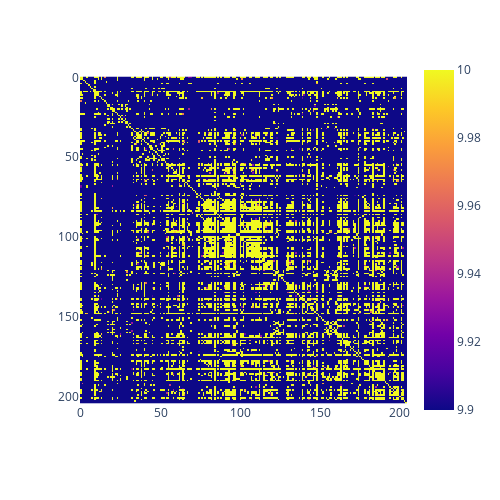

Write notebook code for a chart like this one.
### Code cell
fig = px.imshow(
    torch.clamp(similarity_matrix, 9.9, 10)
)
fig.update_layout(
    height=500,
    width=500
        )
fig.show()

### Figure 1 — Plotly figure (JSON) as saved in the notebook; plotly's stock layout.template omitted (floating-point values rounded to 4 significant figures; data arrays with more than 128 entries replaced by an {"elided": "..."} marker saying what was removed)
{"data": [{"coloraxis": "coloraxis", "hovertemplate": "x: %{x}<br>y: %{y}<br>color: %{z}<extra></extra>", "name": "0", "type": "heatmap", "xaxis": "x", "yaxis": "y", "z": {"elided": "205x205 float values"}}], "layout": {"coloraxis": {"colorscale": [[0, "#0d0887"], [0.1111, "#46039f"], [0.2222, "#7201a8"], [0.3333, "#9c179e"], [0.4444, "#bd3786"], [0.5556, "#d8576b"], [0.6667, "#ed7953"], [0.7778, "#fb9f3a"], [0.8889, "#fdca26"], [1, "#f0f921"]]}, "height": 500, "margin": {"t": 60}, "width": 500, "xaxis": {"anchor": "y", "autorange": true, "constrain": "domain", "domain": [0, 1], "range": [-0.5, 204.5], "scaleanchor": "y"}, "yaxis": {"anchor": "x", "autorange": true, "constrain": "domain", "domain": [0.04444, 0.9556], "range": [204.5, -0.5]}}}
